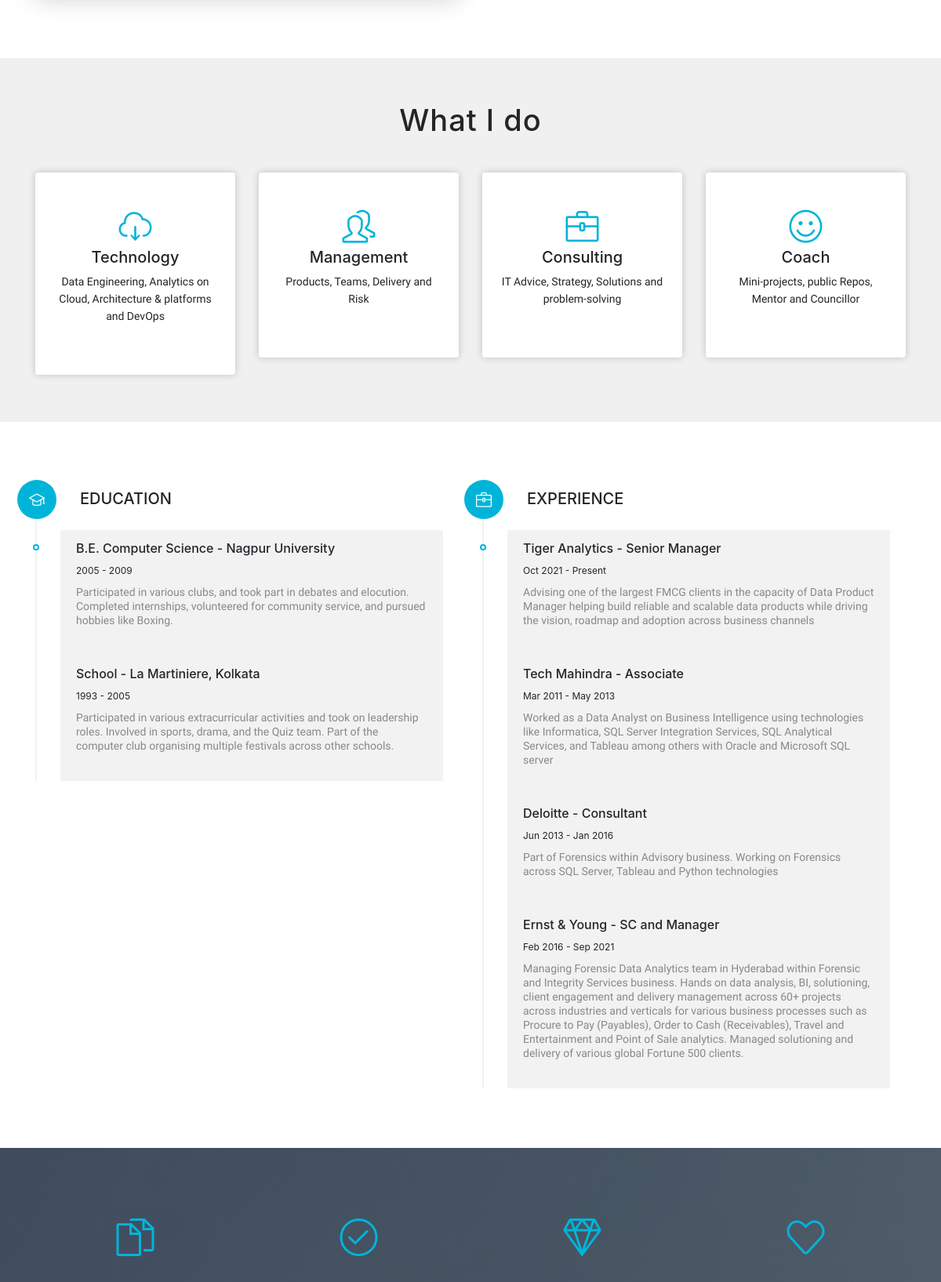
/ (middle part), run on an earlier commit of the app's database.
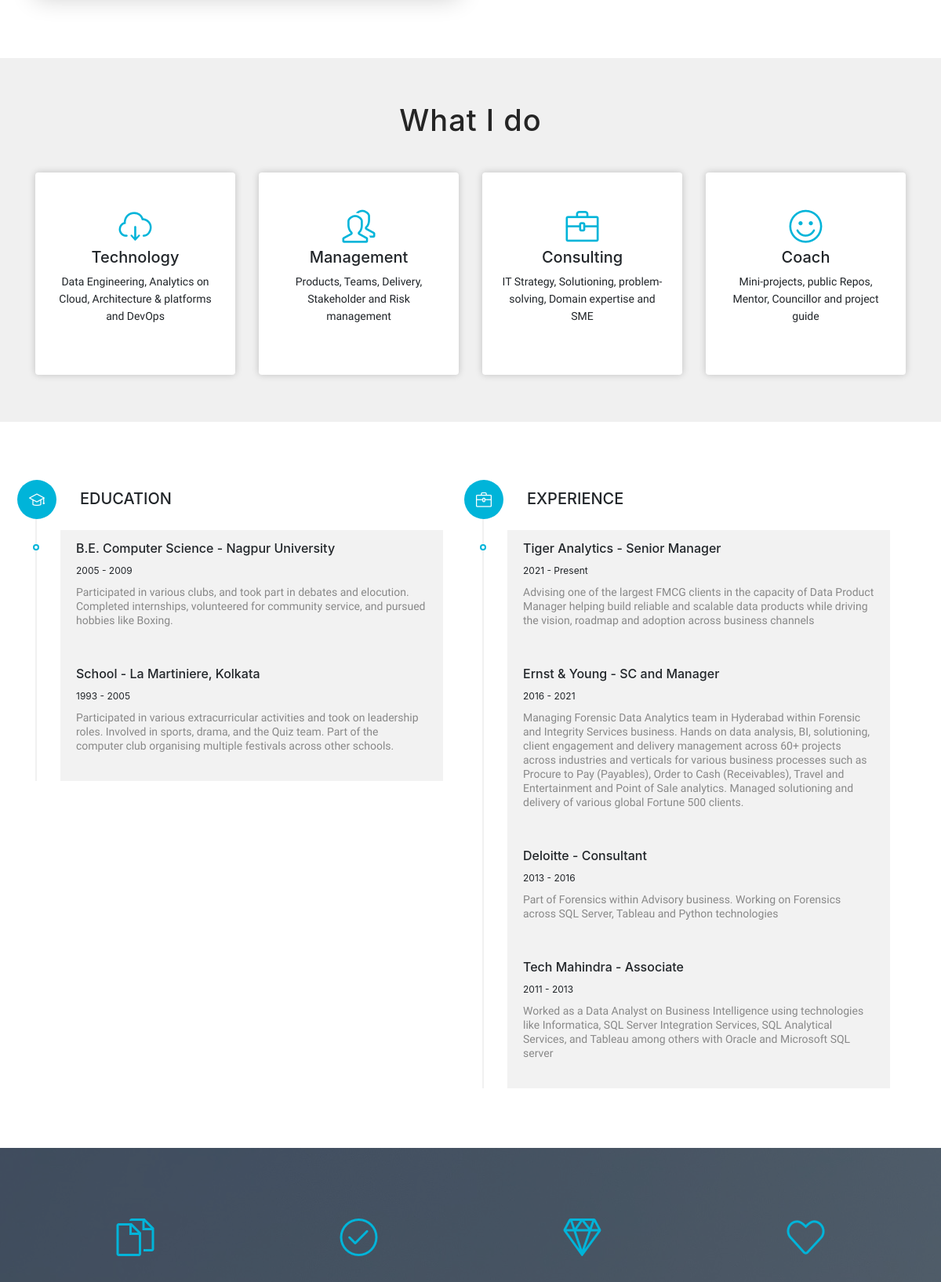
And on a later commit of the database.
### AboutMe/models.py (models this page shows)
class Skill(models.Model):
    skill_id    =   models.UUIDField(primary_key=True, default=uuid.uuid4, editable=False)
    person_id   =   models.ForeignKey("person", on_delete=models.CASCADE)
    skill_type  =   models.CharField(max_length=200)
    skill_desc  =   models.TextField()

class Education(models.Model):
    edu_id      =   models.UUIDField(primary_key=True, default=uuid.uuid4, editable=False)
    person_id   =   models.ForeignKey("person", on_delete=models.CASCADE)
    edu_name    =   models.CharField(max_length=200)
    edu_dur     =   models.CharField(max_length=200)
    edu_desc    =   models.TextField()

class Experience(models.Model):
    exp_id      =   models.UUIDField(primary_key=True, default=uuid.uuid4, editable=False)
    person_id   =   models.ForeignKey("person", on_delete=models.CASCADE)
    exp_name    =   models.CharField(max_length=200)
    exp_dur     =   models.CharField(max_length=200)
    exp_desc    =   models.TextField()

### AboutMe/views.py (the view)
# urls.py: path('', views.home, name='home'),
def home(request):
    context = {
        'person'    :   Person.objects.filter(name='Aditya Vasudeva').first(),
        'skill'     :   Skill.objects.filter(person_id__name='Aditya Vasudeva'),
        'edu'       :   Education.objects.filter(person_id__name='Aditya Vasudeva').order_by('-edu_dur'),
        'exp'       :   Experience.objects.filter(person_id__name='Aditya Vasudeva').order_by('-exp_dur'),
        'cert'      :   Certification.objects.all()
    }
    return render(request, 'AboutMe/index.html', context)

### AboutMe/templates/AboutMe/index.html (shortened to what this page needs)
{% load static %}
<!DOCTYPE html>
<html lang="en">
  <head>
    <link href="https://maxcdn.bootstrapcdn.com/bootstrap/4.0.0/css/bootstrap.min.css" rel="stylesheet">
    <link rel="stylesheet" href="https://cdnjs.cloudflare.com/ajax/libs/animate.css/4.1.1/animate.min.css">
    <link rel="stylesheet" type="text/css" href="{% static 'css/bootstrap.min.css' %}" >
    <link rel="stylesheet" type="text/css" href="{% static 'fonts/font-awesome.min.css' %}">
    <link rel="stylesheet" type="text/css" href="{% static 'fonts/simple-line-icons.css' %}">
    <link rel="stylesheet" type="text/css" href="{% static 'css/slicknav.css' %}">
    <link rel="stylesheet" type="text/css" href="{% static 'css/nivo-lightbox.css' %}" >
    <link rel="stylesheet" type="text/css" href="{% static 'css/animate.css' %}">
    <link rel="stylesheet" type="text/css" href="{% static 'css/main.css' %}">
    <link rel="stylesheet" type="text/css" href="{% static 'css/responsive.css' %}">
  <link href="https://maxcdn.bootstrapcdn.com/bootstrap/4.0.0/css/bootstrap.min.css" rel="stylesheet">
  </head>
  <body>
    <section id="about" class="section-padding">
      <div class="container">
        <div class="row">
          <div class="col-lg-6 col-md-6 col-sm-12 col-xs-12">
          </div>
          <div class="col-lg-6 col-md-6 col-sm-12 col-xs-12">
            <div class="profile-wrapper wow fadeInRight" data-wow-delay="0.3s">
            </div>
          </div>
        </div>
      </div>
    </section>
    <section id="services" class="services section-padding">
      <h2 class="section-title wow flipInX" data-wow-delay="0.4s">What I do</h2>
      <div class="container">
        <div class="row">
          <div class="col-md-6 col-lg-3 col-xs-12">
            <div class="services-item wow fadeInDown" data-wow-delay="0.3s">
              <div class="icon">
                <i class="icon-cloud-download"></i>
              </div>
              <div class="services-content">
                <h5>
                    {% for item in skill %}
                      {% if item.skill_type == 'Technology' %}
                        {{ item.skill_type }}
                      {% endif %}
                    {% endfor %}
                </h5>
                    <p>{% for item in skill %}
                          {% if item.skill_type == 'Technology' %}
                            {{ item.skill_desc }}
                          {% endif %}
                        {% endfor %}
                    </p>
                </div>
              </div>
            </div>
          <div class="col-md-6 col-lg-3 col-xs-12">
            <div class="services-item wow fadeInDown" data-wow-delay="0.6s">
              <div class="icon">
                <i class="icon-people"></i>
              </div>
              <div class="services-content">
                <h5>{% for item in skill %}
                                  {% if item.skill_type == 'Management' %}
                                    {{ item.skill_type }}
                                  {% endif %}
                                {% endfor %}</h5>
                <p>{% for item in skill %}
                      {% if item.skill_type == 'Management' %}
                        {{ item.skill_desc }}
                      {% endif %}
                    {% endfor %}</p>
              </div>
            </div>
          </div>
          <div class="col-md-6 col-lg-3 col-xs-12">
            <div class="services-item wow fadeInDown" data-wow-delay="0.9s">
              <div class="icon">
                <i class="icon-briefcase"></i>
              </div>
              <div class="services-content">
                <h5>{% for item in skill %}
                                  {% if item.skill_type == 'Consulting' %}
                                    {{ item.skill_type }}
                                  {% endif %}
                                {% endfor %}</h5>
                <p>{% for item in skill %}
                      {% if item.skill_type == 'Consulting' %}
                        {{ item.skill_desc }}
                      {% endif %}
                    {% endfor %}</p>
              </div>
            </div>
          </div>
          <div class="col-md-6 col-lg-3 col-xs-12">
            <div class="services-item wow fadeInDown" data-wow-delay="1.2s">
              <div class="icon">
                <i class="icon-emotsmile"></i>
              </div>
              <div class="services-content">
                <h5>{% for item in skill %}
                                  {% if item.skill_type == 'Coach' %}
                                    {{ item.skill_type }}
                                  {% endif %}
                                {% endfor %}</h5>
                <p>{% for item in skill %}
                      {% if item.skill_type == 'Coach' %}
                        {{ item.skill_desc }}
                      {% endif %}
                    {% endfor %}</p>
              </div>
            </div>
          </div>
        </div>
      </div>
    </section>
    <div id="timeline" class="section-padding">
      <div class="container">
        <div class="row">
          <div class="col-lg-6 col-md-6 col-sm-6">
            <div class="education wow fadeInRight" data-wow-delay="0.3s">
              <ul class="timeline">
                <li>
                  <i class="icon-graduation"></i>
                  <h2 class="timelin-title">Education</h2>
                </li>
                <li>
                  {% for item in edu %}
                  <div class="content-text">
                    <h3 class="line-title">
                        {{ item.edu_name }}</h3>
                    <span>
                        {{ item.edu_dur }}</span>
                    <p class="line-text">
                        {{ item.edu_desc }}</p>
                  </div>
                  {% endfor %}
                </li>
              </ul>
            </div>
          </div>
          <div class="col-lg-6 col-md-6 col-sm-6">
            <div class="experience wow fadeInRight" data-wow-delay="0.6s">
              <ul class="timeline">
                <li>
                  <i class="icon-briefcase"></i>
                  <h2 class="timelin-title">Experience</h2>
                </li>
                <li>
                  {% for item in exp %}
                  <div class="content-text">
                    <h3 class="line-title">{{ item.exp_name }}</h3>
                    <span>{{ item.exp_dur }}</span>
                    <p class="line-text">{{ item.exp_desc }}</p>
                  </div>
                  {% endfor %}
                </li>
              </ul>
            </div>
          </div>
        </div>
      </div>
    </div>
    <section id="achievements" class="counter-section section-padding">
      <div class="container">
        <div class="row">
          <div id="A" class="col-md-3 col-sm-6 work-counter-widget text-center">
            <div class="counter wow fadeInDown" data-wow-delay="0.3s">
              <div id="linkA">
                <div class="icon"><i class="icon-docs"></i></div>
              </div>
            </div>
          </div>
          <div id="B" class="col-md-3 col-sm-6 work-counter-widget text-center">
            <div class="counter wow fadeInDown no-hover" data-wow-delay="0.6s">
              <div class="icon"><i class="icon-check"></i></div>
            </div>
          </div>
          <div class="col-md-3 col-sm-6 work-counter-widget text-center">
            <div class="counter wow fadeInDown" data-wow-delay="0.9s">
              <div id="linkB">
              <div class="icon"><i class="icon-diamond"></i></div>
              </div>
            </div>
          </div>
          <div class="col-md-3 col-sm-6 work-counter-widget text-center">
            <div class="counter wow fadeInDown" data-wow-delay="1.2s">
              <div id="linkC">
              <div class="icon"><i class="icon-heart"></i></div>
            </div>
          </div>
        </div>
      </div>
    </section>
  </body>
</html>

### AboutMe/static/css/main.css (style rules this page uses)
html { overflow-x: hidden; }
body { background: #fff; font-size: 14px; font-weight: 400; font-family: "Source Sans Pro", sans-serif; -webkit-box-sizing: border-box; -moz-box-sizing: border-box; box-sizing: border-box; -webkit-font-smoothing: subpixel-antialiased; color: #666; line-height: 25px; -webkit-backface-visibility: hidden; backface-visibility: hidden; overflow-x: hidden; }
h1, h2, h3, h4 { font-size: 38px; font-weight: 700; font-family: "Source Sans Pro", sans-serif; }
p { font-weight: 400; font-family: "Source Sans Pro", sans-serif; margin: 0px; font-size: 14px; }
ul, ol { list-style: outside none none; margin: 0; padding: 0; }
ul li, ol li { list-style: none; }
.section-title { color: #252525; font-size: 38px; text-align: center; letter-spacing: 1px; line-height: 1; margin-bottom: 48px; padding: 0 10px; position: relative; }
.icon-close, .icon-check { color: #00b4d9; }
.section-padding { padding: 60px 0; }
.profile-wrapper { padding: 45px 0; }
.counter-section { background: url(../img/background/bg-1.jpeg); overflow: hidden; position: relative; }
.counter-section:before { content: ''; position: absolute; top: 0; bottom: 0; width: 100%; height: 100%; background: rgba(0, 0, 0, 0.5); }
.counter-section .counter { padding: 30px 0; }
.counter-section .counter .icon { margin-bottom: 30px; }
.counter-section .counter .icon i { font-size: 48px; color: #00b4d9; }
.timeline { position: relative; }
.timeline .timelin-title { font-size: 20px; text-transform: uppercase; margin-left: 25px; }
.timeline li { padding: 0 20px 20px 30px; list-style: none; border-left: 2px solid #f1f1f1; }
.timeline li .content-text { background: #f2f2f2; padding: 20px; }
.timeline li .line-title { font-size: 16px; line-height: 6px; }
.timeline li span { font-size: 12px; padding: 9px 0; display: block; }
.timeline li .line-text { color: #888; line-height: 18px; }
.timeline li:first-child:before { border: 0; background: none; position: relative; }
.timeline li:last-child { padding: 0 20px 0px 30px; }
.timeline li:before { content: ""; border: solid 2px; width: 8px; height: 8px; border-radius: 50px; -moz-border-radius: 50px; -webkit-border-radius: 50px; font-size: 8px; margin-left: -35px; font-weight: 400; background: #fff; display: block; position: absolute; margin-top: 18px; border-color: #00b4d9 !important; }
.timeline li:first-child i { font-size: 20px; float: left; margin-left: -30px; line-height: 50px; border-radius: 30px; margin: -12px -55px; background: #00b4d9; color: #fff; width: 50px; height: 50px; text-align: center; }
.services { background: #F0F0F0; }
.services-item { background: #fff; border-radius: 4px; padding: 48px 20px; box-shadow: 0px 0px 10px rgba(0, 0, 0, 0.2); text-align: center; transition: all 0.3s ease-in-out 0s; -moz-transition: all 0.3s ease-in-out 0s; -webkit-transition: all 0.3s ease-in-out 0s; -o-transition: all 0.3s ease-in-out 0s; }
.services-item .icon i { font-size: 42px; margin-bottom: 15px; text-align: center; width: 48px; display: block; margin: 0 auto; height: 48px; color: #00b4d9; }
.services-item .services-content p { line-height: 22px; }

### AboutMe/templates/AboutMe/index.html (style rules this page uses)
.counter { cursor: pointer; transition: background-color 0.3s; }
.no-hover { transition: none; }

What changed in the data, as far as the page shows it:
changed Skill "Management": skill_desc "Products, Teams, Delivery and Risk" → "Products, Teams, Delivery, Stakeholder and Risk management"
changed Skill "Consulting": skill_desc "IT Advice, Strategy, Solutions and problem-solving" → "IT Strategy, Solutioning, problem-solving, Domain expertise and SME"
changed Skill "Coach": skill_desc "Mini-projects, public Repos, Mentor and Councillor" → "Mini-projects, public Repos, Mentor, Councillor and project guide"
changed Experience "Tiger Analytics - Senior Manager": exp_dur "Oct 2021 - Present" → "2021 - Present"
changed Experience "Ernst & Young - SC and Manager": exp_dur "Feb 2016 - Sep 2021" → "2016 - 2021"; moves up the list
changed Experience "Deloitte - Consultant": exp_dur "Jun 2013 - Jan 2016" → "2013 - 2016"; moves down the list
changed Experience "Tech Mahindra - Associate": exp_dur "Mar 2011 - May 2013" → "2011 - 2013"
